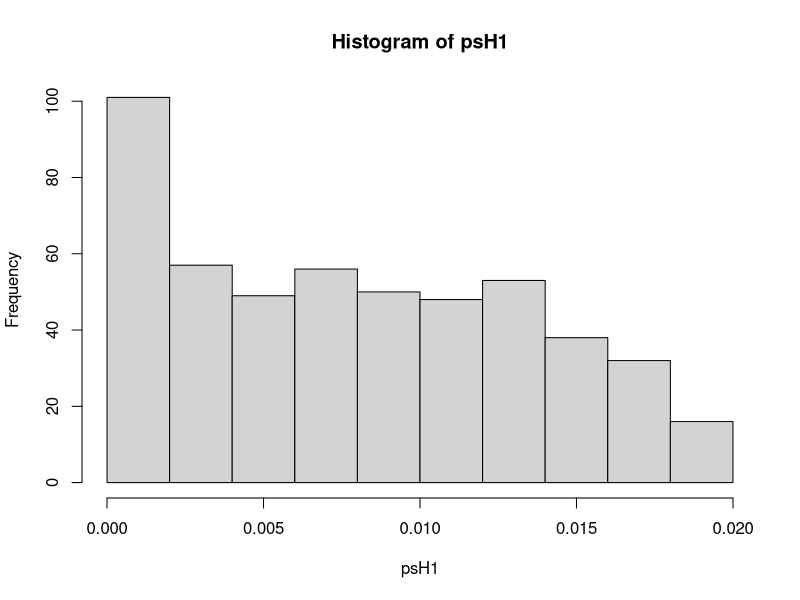
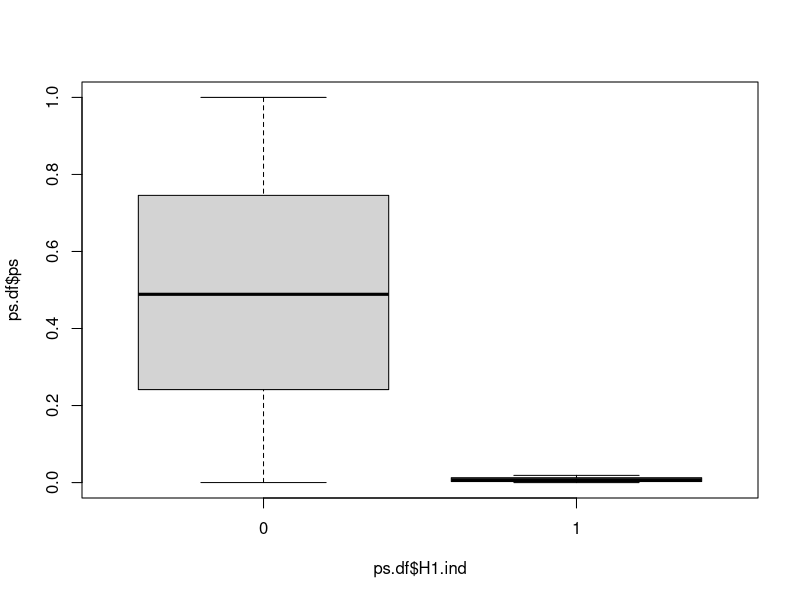
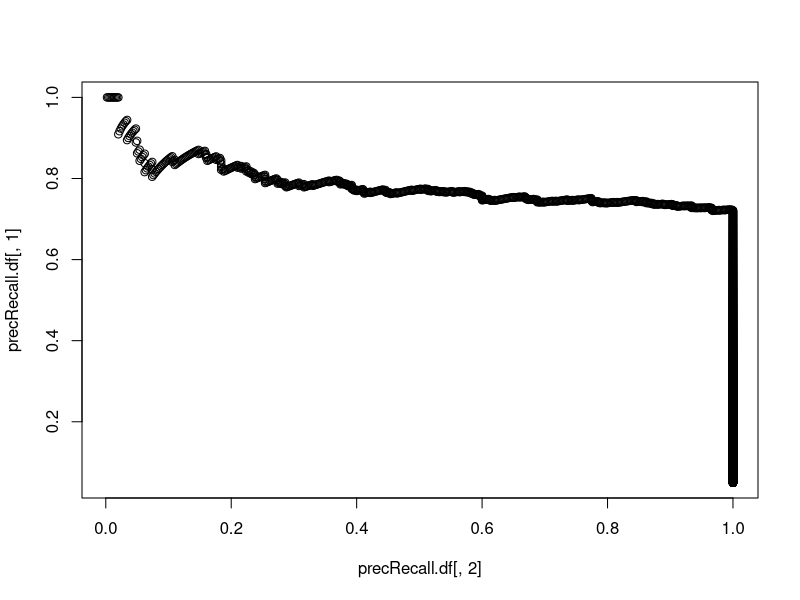
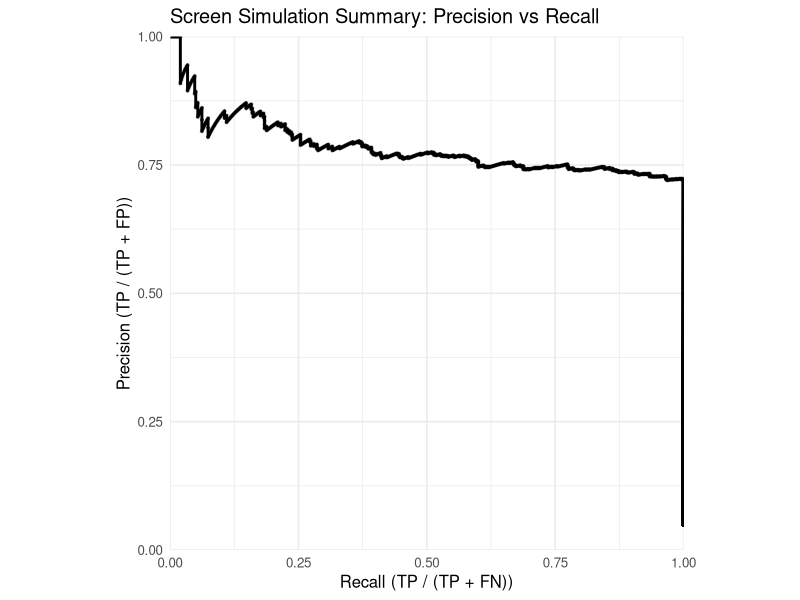

These charts were generated, in order, by the following R code:
library(future.apply) # install.packages("future.apply")
library(dplyr)
library(tidyr)
library(purrr)
library(ggplot2)
library(rlang)
# Get ps from H1 small mols. These are rchisq but then need to scrunch closer to y-axis
rm(list=ls())
N=1e4
propH1=0.05
nH1=round(propH1*N)
# tmp=rchisq(round(7*nH1/8), 1)
# tmp=tmp/max(tmp)
# tmp2=runif(nH1 - round(7*nH1/8))/500
# psH1=c(tmp, tmp2)
tmp=rexp(2*nH1)
psH1=tmp/(2* max(tmp))
psH1=psH1[order(psH1)]
# psH1=psH1[psH1<1]
psH1=psH1[1:nH1]^1.2
summary(psH1)
hist(psH1)
nH0=N-nH1
psH0=runif(nH0)
ps.df=data.frame(ps=c(psH1, psH0), 
  H1.ind=c(rep(1, nH1), rep(0, nH0)))
ps.df=ps.df[order(ps.df$ps),]
ps.df[1:20,]
print(summary(which(as.logical(ps.df$H1.ind))))
boxplot(ps.df$ps~ps.df$H1.ind)

# Get prec and recall 
precRecall.df=t(future_sapply(1:nrow(ps.df), function(x){
  tp=sum(ps.df$H1.ind[1:x])
  fp=sum(1-ps.df$H1.ind[1:x])
  fn=sum(ps.df$H1.ind[min((1+x), N):N])
  prec <- tp/(tp+fp)
  recall= tp/(tp+fn)
  return(c(prec, recall))
}))
dim(precRecall.df)
plot(precRecall.df[, 2], precRecall.df[, 1])
ps.df=data.frame(ps.df, precRecall.df)
colnames(ps.df)=c("pVal", "H1.ind", "precision", "recall")
dim(ps.df)
ps.df[1:5,]
g=ggplot(ps.df, aes(x = recall, y = precision)) +
  geom_path(linewidth = 1) +
  geom_point(size = 0.8, alpha = 0.4) +
  coord_equal(xlim = c(0, 1), ylim = c(0, 1), expand = FALSE) +
  labs(
    title = "Screen Simulation Summary: Precision vs Recall",
    # subtitle = if (!is.null(auc_est)) sprintf("Trapezoidal PR-AUC ≈ %.3f", auc_est) else NULL,
    x = "Recall (TP / (TP + FN))",
    y = "Precision (TP / (TP + FP))"
  ) +
  theme_minimal(base_size = 12)
g
summary(ps.df)
